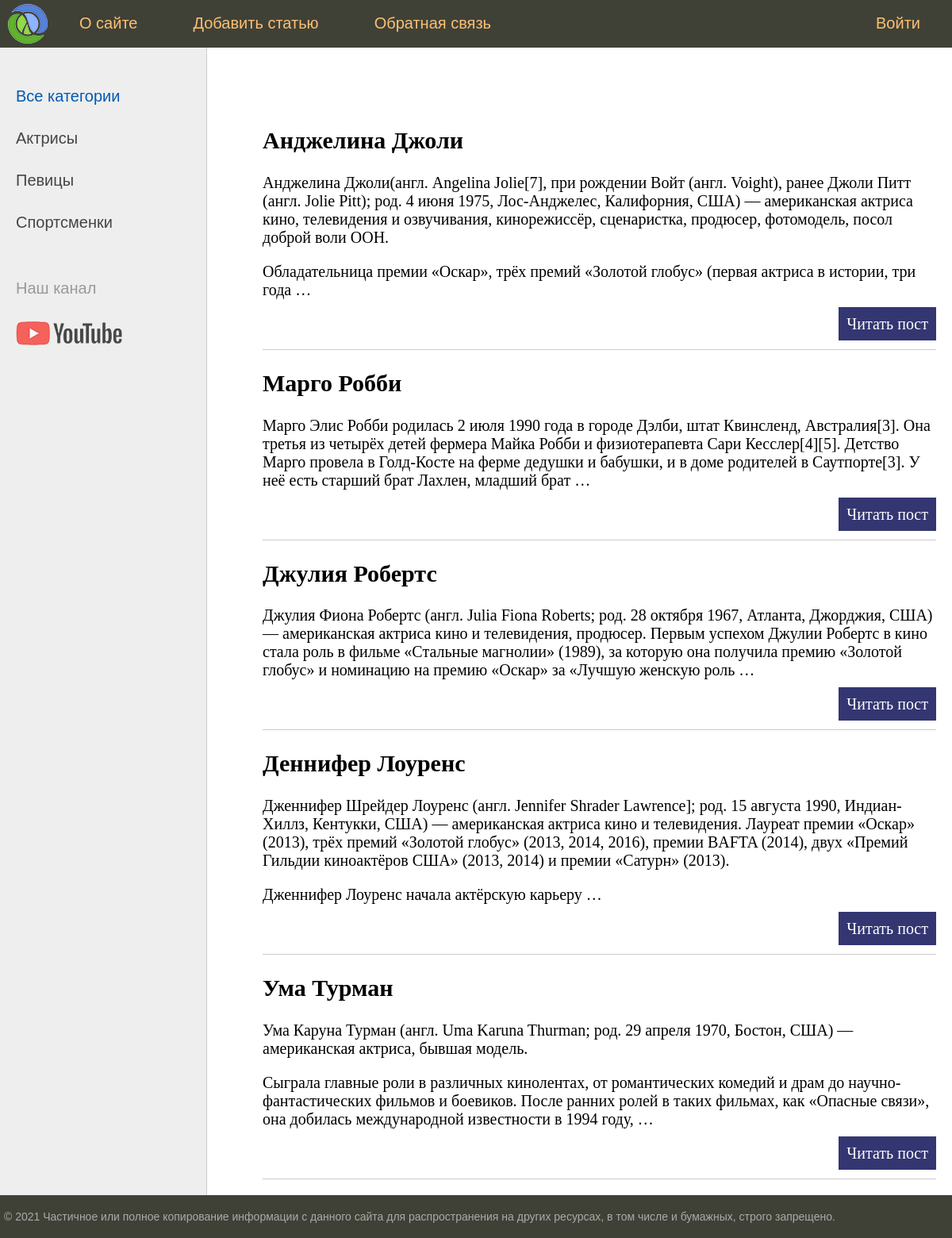
The page / on the database its author committed.
### women/models.py (models this page shows, shortened)
class Women(models.Model):
    title = models.CharField(max_length=255)
    content = models.TextField(blank=True)
    photo = models.ImageField(upload_to="photos/%Y/%m/%d/")
    time_create = models.DateTimeField(auto_now_add=True)
    time_update = models.DateTimeField(auto_now=True)
    is_published = models.BooleanField(default=True)
    def get_absolute_url(self):
        return reverse('post', kwargs={'post_id': self.pk})

### women/views.py (the view)
# urls.py: path('', index, name='home'),
def index(request):
    posts = Women.objects.all()
    context = {
        'posts': posts,
        'menu': menu,
        'title': 'Главная страница'
    }
    return render(request, "women/index.html", context=context)

### women/templates/women/index.html (shortened to what this page needs)
{% extends 'women/base.html' %}
{% block content %}
<ul class="list-articles">
	{% for p in posts %}
			<li><h2>{{p.title}}</h2>
	{% autoescape on %}
	{{p.content|linebreaks|truncatewords:50}}
	{% endautoescape %}
			<p class="link-read-post"><a href="{{ p.get_absolute_url }}">Читать пост</a></p>
			</li>
	{% endfor %}
</ul>
{% endblock %}

### women/templates/women/base.html (shortened to what this page needs)
{% load static %}
<!DOCTYPE html>
<html>
<head>
	<link type="text/css" href="{% static 'women/css/styles.css' %}" rel="stylesheet" />
</head>
<body>
<table class="table-page" border=0 cellpadding="0" cellspacing="0">
<tr><td valign=top>
{% block mainmenu %}
		<div class="header">
			<ul id="mainmenu" class="mainmenu">
			<li class="logo"><a href="{% url 'home' %}"><div class="logo"></div></a></li>
{% for m in menu %}
	{% if not forloop.last %}
			<li><a href="{% url m.url_name %}">{{m.title}}</a></li>
	{% else %}
			<li class="last"><a href="{% url m.url_name %}">{{m.title}}</a></li>
	{% endif %}
{% endfor %}
			</ul>
		</div>
{% endblock mainmenu %}
<table class="table-content" border=0 cellpadding="0" cellspacing="0">
<tr>
	<td valign="top" class="left-chapters">
	<ul id="leftchapters">
		<li class="selected">Все категории</li>
		<li><a href="#">Актрисы</a></li>
		<li><a href="#">Певицы</a></li>
		<li><a href="#">Спортсменки</a></li>
		<li class="share">
		<p>Наш канал</p>
		<a class="share-yt" href="https://www.youtube.com/channel/UClJzWfGWuGJL2t-3dYKcHTA/playlists" target="_blank" rel="nofollow"></a>
		</li>
	</ul>
</td>
<td valign="top" class="content">
	<div class="content-text">
{% block content %}
{% endblock %}
	</div>
</td></tr></table>
</td></tr>
<tr><td valign=top>
	<div id="footer">
		<p>&copy; 2021 Частичное или полное копирование информации с данного сайта для распространения на других ресурсах, в том числе и бумажных, строго запрещено.</p>
	</div>
</td></tr></table>
</body>
</html>

### women/static/women/css/styles.css (style rules this page uses)
html, body { font-family: 'Arial'; margin: 0; padding: 0; height: 100%; width: 100%; color: #444; }
a { color: #0059b2; text-decoration: none; }
p.link-read-post { text-align: right; }
p.link-read-post a { padding: 10px; min-width: 100px; background: #333671; color: #fff; text-decoration: none; }
ul.list-articles { list-style: none; margin: 0; padding: 0; }
ul.list-articles li { border-bottom: 1px solid #ccc; }
.table-page { width: 100%; height: 100%; vertical-align: top; }
.table-page tr { height: 100%; }
.header { background: #3F4137; height: 60px; }
.logo { background: url('../images/logo.png') no-repeat 10px 5px; width: 70px; height: 60px; }
ul.mainmenu { list-style: none; margin: 0; padding: 0; height: 60px; color: #fdc073; font-size: 20px; overflow: hidden; }
ul.mainmenu li { float: left; margin: 18px 40px 0 30px; }
ul.mainmenu li.logo { margin: 0; }
ul.mainmenu li.last { float: right; }
ul.mainmenu li a { color: #fdc073; text-decoration: none; }
.table-content { width: 100%; min-height: 100%; height: 100%; }
.left-chapters { margin: 0; background: #eee; border-right: 1px solid #ccc; min-height: 100%; }
.left-chapters ul { width: 230px; min-height: 100%; margin: 0; padding: 20px 10px 10px 20px; list-style: none; font-size: 20px; }
.left-chapters ul li { margin: 30px 0 0 0; color: #999; }
.left-chapters ul li.selected { color: #0059b2; }
.left-chapters ul li a { color: #444; text-decoration: none; }
.left-chapters ul li.share { margin: 60px 0 0 0; }
.left-chapters ul li.share p { margin: 30px 0 30px 0; }
.left-chapters ul li.share a { display: inline-block; width: 40px; height: 40px; margin: 0 20px 0 0; }
.left-chapters ul li.share a.share-yt { width: 100%; height: 30px; background: url('../images/share_yt.png') no-repeat 0 0 }
.content { padding: 40px 20px 20px 40px; width: 100%; box-sizing: border-box; }
.content-text { margin: 60px 0 0 30px; color: #000; font-size: 20px; font-family: Yandex Sans Display Light; }
#footer { box-sizing: border-box; background: #3F4137; padding: 5px; color: #aaa; font-size: 14px; font-family: Verdana, Geneva, Arial, Helvetica; text-align: left; overflow: hidden; }

### rows shown on the page
Women: title "Анджелина Джоли", content "Анджелина Джоли(англ. Angelina Jolie[7], при рождении Войт (англ. Voight), ранее Джоли Питт (англ. Jolie Pitt); род. 4 июня 1975, Лос-Анджелес, Калифорния, США) — американская актриса кино, телевидения и озвучивания, кинорежиссёр, сценаристка, продюсер, фотомодель, посол доброй воли ООН. Обладательница премии «Оскар», трёх премий «Золотой глобус» (первая актриса в истории, три года …"
Women: title "Марго Робби", content "Марго Элис Робби родилась 2 июля 1990 года в городе Дэлби, штат Квинсленд, Австралия[3]. Она третья из четырёх детей фермера Майка Робби и физиотерапевта Сари Кесслер[4][5]. Детство Марго провела в Голд-Косте на ферме дедушки и бабушки, и в доме родителей в Саутпорте[3]. У неё есть старший брат Лахлен, младший брат …"
Women: title "Джулия Робертс", content "Джулия Фиона Робертс (англ. Julia Fiona Roberts; род. 28 октября 1967, Атланта, Джорджия, США) — американская актриса кино и телевидения, продюсер. Первым успехом Джулии Робертс в кино стала роль в фильме «Стальные магнолии» (1989), за которую она получила премию «Золотой глобус» и номинацию на премию «Оскар» за «Лучшую женскую роль …"
Women: title "Деннифер Лоуренс", content "Дженнифер Шрейдер Лоуренс (англ. Jennifer Shrader Lawrence]; род. 15 августа 1990, Индиан-Хиллз, Кентукки, США) — американская актриса кино и телевидения. Лауреат премии «Оскар» (2013), трёх премий «Золотой глобус» (2013, 2014, 2016), премии BAFTA (2014), двух «Премий Гильдии киноактёров США» (2013, 2014) и премии «Сатурн» (2013). Дженнифер Лоуренс начала актёрскую карьеру …"
Women: title "Ума Турман", content "Ума Каруна Турман (англ. Uma Karuna Thurman; род. 29 апреля 1970, Бостон, США) — американская актриса, бывшая модель. Сыграла главные роли в различных кинолентах, от романтических комедий и драм до научно-фантастических фильмов и боевиков. После ранних ролей в таких фильмах, как «Опасные связи», она добилась международной известности в 1994 году, …"

### other values the page prints
{{ m.title }} "О сайте" "Добавить статью" "Обратная связь"
{{ m.title }} "Войти"
